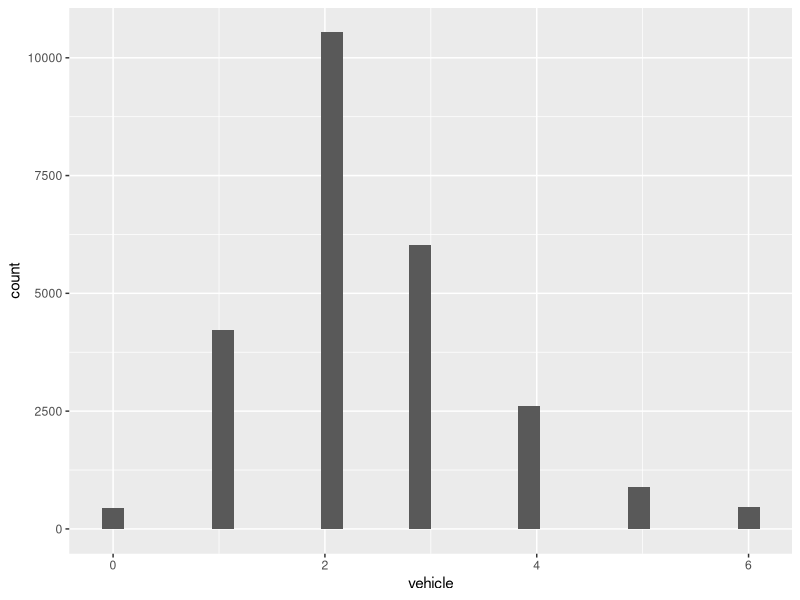
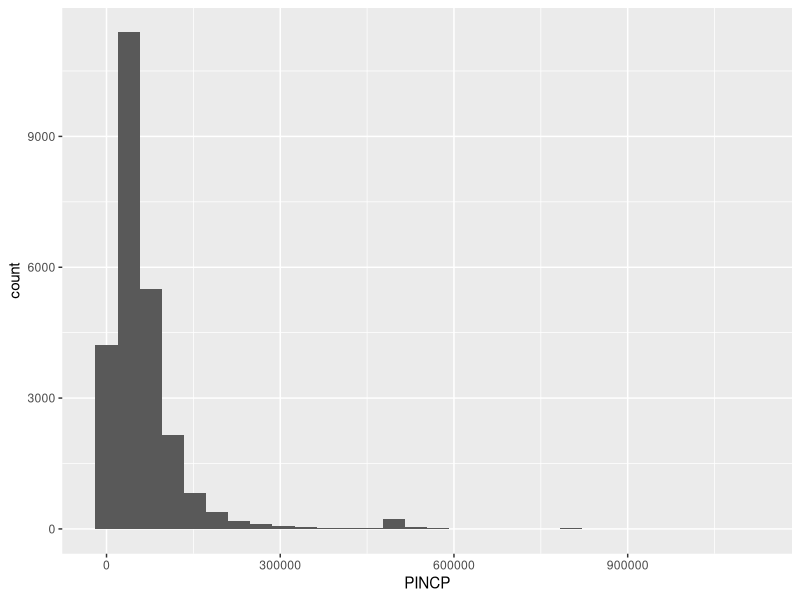
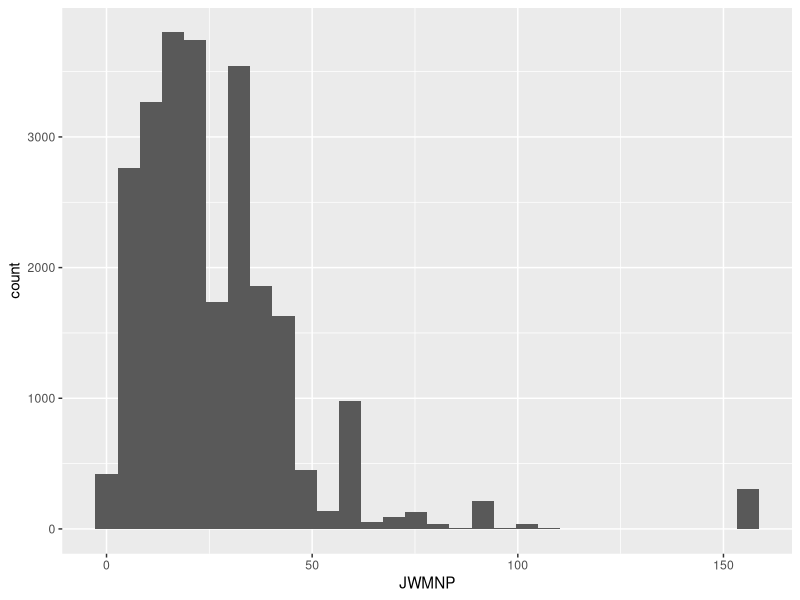
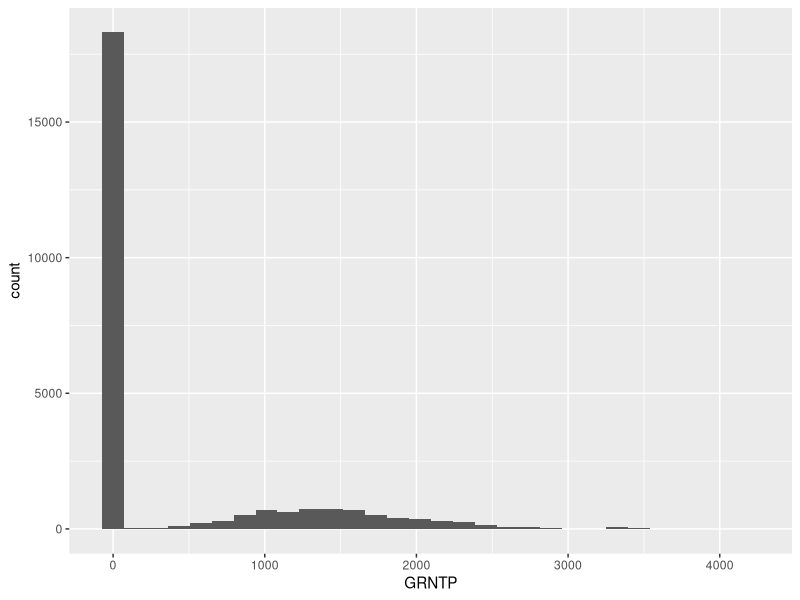
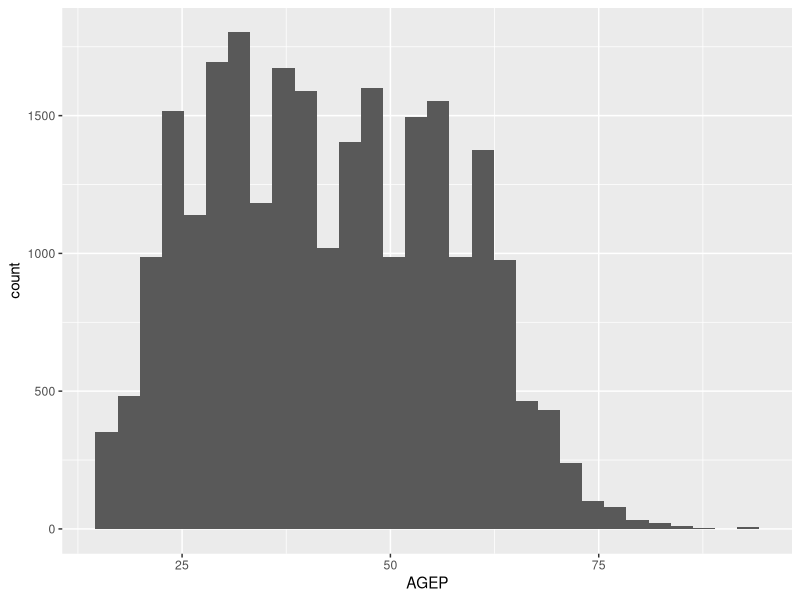
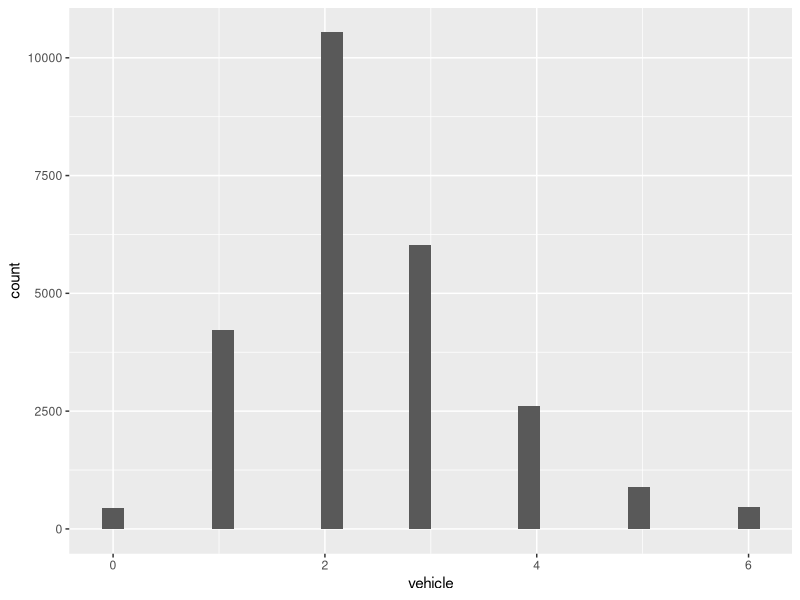
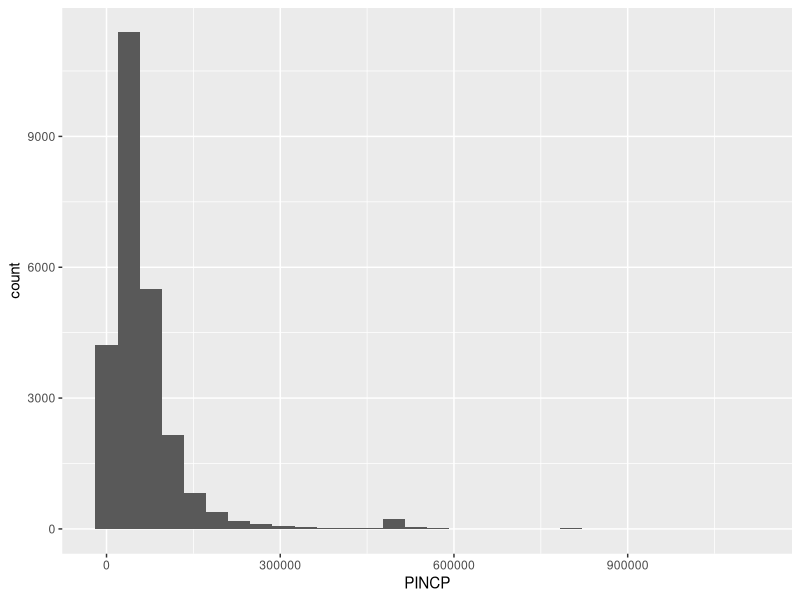
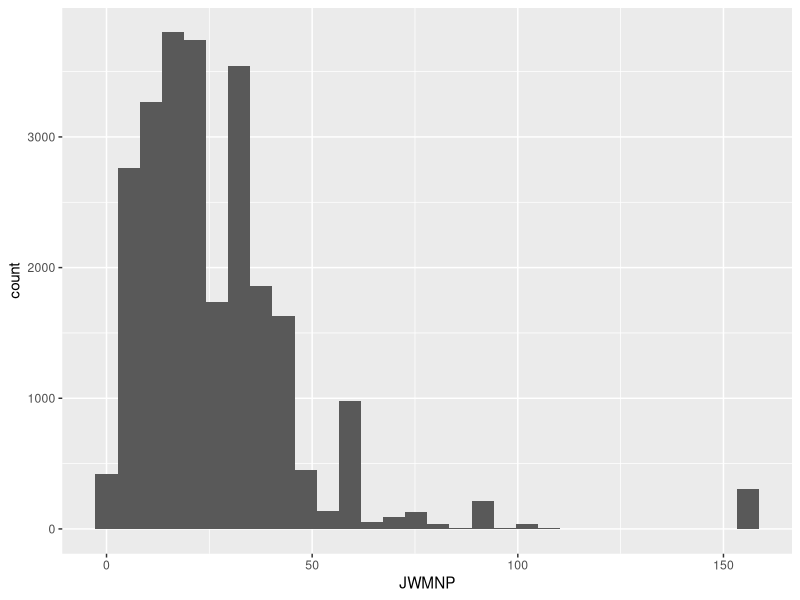

The R source for these figures, in order:
## ---- chunk 1
knitr::opts_chunk$set(echo=TRUE, warning=FALSE, message=FALSE)
## ---- chunk 2
library(tidyverse)
library(ggplot2)
library(scales)
## ---- chunk 3
person_data <- read.csv("transpo_data.csv")
attach(person_data)
## ---- chunk 4
vehicle_summary <- summary(person_data$vehicle)

vehicle_summary

## ---- chunk 5
sd(person_data$vehicle)
## ---- chunk 6
conf_int <- t.test(person_data$vehicle)

conf_int
## ---- chunk 7
ggplot(person_data, aes(x = vehicle)) +
  geom_histogram()
## ---- chunk 8
pdf('vehicle.pdf')
ggplot(person_data, aes(x = vehicle)) +
  geom_histogram()
dev.off()
## ---- chunk 9
PINCP_summary <- summary(person_data$PINCP)

PINCP_summary

## ---- chunk 10
sd(person_data$PINCP)
## ---- chunk 11
conf_int <- t.test(person_data$PINCP)

conf_int
## ---- chunk 12
options(scipen = 999)
ggplot(person_data, aes(x = PINCP)) +
  geom_histogram()
## ---- chunk 13
pdf('income.pdf')
ggplot(person_data, aes(x = PINCP)) +
  geom_histogram()
dev.off()
## ---- chunk 14
JWMNP_summary <- summary(person_data$JWMNP)

JWMNP_summary

## ---- chunk 15
sd(person_data$JWMNP)
## ---- chunk 16
conf_int <- t.test(person_data$JWMNP)

conf_int
## ---- chunk 17
ggplot(person_data, aes(x = JWMNP)) +
  geom_histogram()
## ---- chunk 18
pdf('traveltime.pdf')
ggplot(person_data, aes(x = JWMNP)) +
  geom_histogram()
dev.off()
## ---- chunk 19
GRNTP_summary <- summary(person_data$GRNTP)

GRNTP_summary

## ---- chunk 20
sd(person_data$GRNTP)
## ---- chunk 21
conf_int <- t.test(person_data$GRNTP)

conf_int
## ---- chunk 22
ggplot(person_data, aes(x = GRNTP)) +
  geom_histogram()
## ---- chunk 23
pdf('rent.pdf')
ggplot(person_data, aes(x = GRNTP)) +
  geom_histogram()
dev.off()
## ---- chunk 24
AGEP_summary <- summary(person_data$AGEP)

AGEP_summary

## ---- chunk 25
sd(person_data$AGEP)
## ---- chunk 26
conf_int <- t.test(person_data$AGEP)

conf_int
## ---- chunk 27
ggplot(person_data, aes(x = AGEP)) +
  geom_histogram()
## ---- chunk 28
pdf('age.pdf')
ggplot(person_data, aes(x = AGEP)) +
  geom_histogram()
dev.off()
## ---- chunk 29
unique(person_data$SEX_label)
## ---- chunk 30
table(person_data$SEX_label)
## ---- chunk 31
table(person_data$SEX_label) / sum(table(person_data$SEX_label))
## ---- chunk 32
t.test(person_data$SEX_label == "Female")
t.test(person_data$SEX_label == "Male")
## ---- chunk 33
unique(person_data$JWTR_label)
## ---- chunk 34
table(person_data$JWTR_label)
## ---- chunk 35
table(person_data$JWTR_label) / sum(table(person_data$JWTR_label))
## ---- chunk 36
t.test(person_data$JWTR_label == "Bicycle")
t.test(person_data$JWTR_label == "Bus or trolley bus ")
t.test(person_data$JWTR_label == "Car, truck, or van")
t.test(person_data$JWTR_label == "Motorcycle")
t.test(person_data$JWTR_label == "Other method")
t.test(person_data$JWTR_label == "Railroad")
t.test(person_data$JWTR_label == "Streetcar or trolley car (carro publico in Puerto Rico)")
t.test(person_data$JWTR_label == "Subway or elevated")
t.test(person_data$JWTR_label == "Taxicab")
t.test(person_data$JWTR_label == "Walked")
## ---- chunk 37
unique(person_data$SCHL_label)
## ---- chunk 38
table(person_data$SCHL_label)
## ---- chunk 39
table(person_data$SCHL_label) / sum(table(person_data$SCHL_label))
## ---- chunk 40
t.test(person_data$SCHL_label == "No schooling completed")
t.test(person_data$SCHL_label == "Kindergarten")
t.test(person_data$SCHL_label == "Grade 1")
t.test(person_data$SCHL_label == "Grade 2")
t.test(person_data$SCHL_label == "Grade 3")
t.test(person_data$SCHL_label == "Grade 4")
t.test(person_data$SCHL_label == "Grade 5")
t.test(person_data$SCHL_label == "Grade 6")
t.test(person_data$SCHL_label == "Grade 7")
t.test(person_data$SCHL_label == "Grade 8")
t.test(person_data$SCHL_label == "Grade 9")
t.test(person_data$SCHL_label == "Grade 10")
t.test(person_data$SCHL_label == "Grade 11")
t.test(person_data$SCHL_label == "12th grade - no diploma")
t.test(person_data$SCHL_label == "Regular high school diploma")
t.test(person_data$SCHL_label == "GED or alternative credential")
t.test(person_data$SCHL_label == "Some college, but less than 1 year")
t.test(person_data$SCHL_label == "1 or more years of college credit, no degree")
t.test(person_data$SCHL_label == "Associate's degree")
t.test(person_data$SCHL_label == "Bachelor's degree")
t.test(person_data$SCHL_label == "Professional degree beyond a bachelor's degree")
t.test(person_data$SCHL_label == "Master's degree")
t.test(person_data$SCHL_label == "Doctorate degree")
